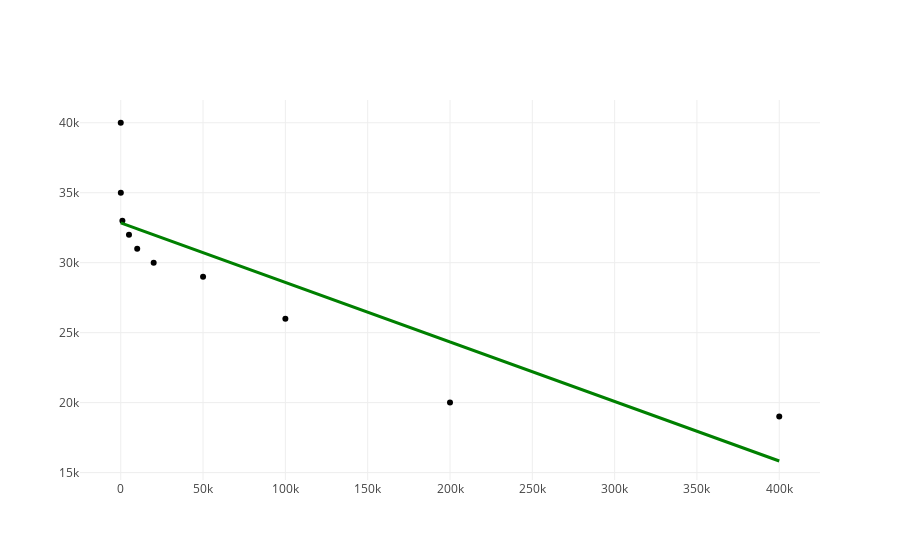

Write notebook code for a chart like this one.
### Code cell
from typing import List, Tuple

import plotly.offline as ply
import plotly.graph_objs as go


# Instantiate dataset
car_mileage_vs_value_data_set: List[List[int]] = [
    (10000, 31000), (400000, 19000), (5000, 32000), (0, 40000),
    (1000, 33000), (100000, 26000), (50000, 29000), (50, 35000),
    (20000, 30000), (200000, 20000)]
car_mileage_vs_value_data_set: np.ndarray = np.array(car_mileage_vs_value_data_set)
car_mileages: np.ndarray = car_mileage_vs_value_data_set.T[0]
car_values: np.ndarray = car_mileage_vs_value_data_set.T[1]

# Instantiate plot.ly objects
ply.init_notebook_mode(connected=True)

plot_data = go.Scatter(x=car_mileages, 
                       y=car_values, 
                       mode='markers',
                       marker=dict(color='black'),
                       name='Training point')

layout = go.Layout(xaxis=dict(ticks='', showticklabels=True,
                              zeroline=False),
                   yaxis=dict(ticks='', showticklabels=True,
                              zeroline=False),
                   showlegend=False, hovermode='closest')

# Calculate linear regression
assert len(car_mileages) == len(car_values), 'Invalid train/labels size'
training_set_size: int = len(car_values)


m_0_ = np.sum(car_mileages ** 2)
m_1_ = np.dot(car_mileages, car_values)
    
x_ = np.mean(car_mileages)
y_ = np.mean(car_values)
    
x__ = m_0_ / training_set_size / x_
y__ = m_1_ / training_set_size / x_

m_1: float = (y__ - y_) / (x__ - x_)
m_0: float = y_ - m_1 * x_
linear_regression_mse: float = calculate_linear_regression_mse(training_set=car_mileage_vs_value_data_set, m_0=m_0, m_1=m_1)
print(f'MSE: {linear_regression_mse}')

# Construct regression line
calculus_linear_regression_line = go.Scatter(x=car_mileages, 
                                             y=car_mileages * m_1 + m_0,
                                             mode='lines',
                                             line=dict(color='green', width=3),
                                             name='Regression line')

# Plot both data and regression line
figure = go.Figure(data=[plot_data,
                         calculus_linear_regression_line],
                   layout=layout)

ply.iplot(figure)

### Figure 1 — Plotly figure (JSON) as saved in the notebook; plotly's stock layout.template omitted (floating-point values rounded to 4 significant figures)
{"data": [{"marker": {"color": "black"}, "mode": "markers", "name": "Training point", "type": "scatter", "uid": "beef55ac-802a-493c-b343-57547b7d60ad", "x": [10000, 400000, 5000, 0, 1000, 100000, 50000, 50, 20000, 200000], "y": [31000, 19000, 32000, 40000, 33000, 26000, 29000, 35000, 30000, 20000]}, {"line": {"color": "green", "width": 3}, "mode": "lines", "name": "Regression line", "type": "scatter", "uid": "fcde9247-4297-4a9c-a8fa-3cc9b4d32286", "x": [10000, 400000, 5000, 0, 1000, 100000, 50000, 50, 20000, 200000], "y": [32420.0, 15830.0, 32630.0, 32840.0, 32800.0, 28590.0, 30720.0, 32840.0, 31990.0, 24340.0]}], "layout": {"hovermode": "closest", "showlegend": false, "xaxis": {"showticklabels": true, "ticks": "", "zeroline": false}, "yaxis": {"showticklabels": true, "ticks": "", "zeroline": false}}}
